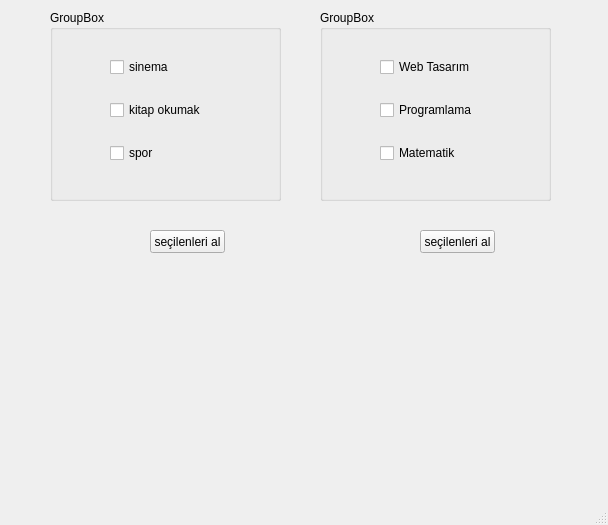
<?xml version="1.0" encoding="UTF-8"?>
<ui version="4.0">
 <class>MainWindow</class>
 <widget class="QMainWindow" name="MainWindow">
  <property name="geometry">
   <rect>
    <x>0</x>
    <y>0</y>
    <width>608</width>
    <height>525</height>
   </rect>
  </property>
  <property name="windowTitle">
   <string>MainWindow</string>
  </property>
  <widget class="QWidget" name="centralwidget">
   <widget class="QPushButton" name="pushButton">
    <property name="geometry">
     <rect>
      <x>150</x>
      <y>230</y>
      <width>75</width>
      <height>23</height>
     </rect>
    </property>
    <property name="text">
     <string>seçilenleri al</string>
    </property>
   </widget>
   <widget class="QLabel" name="lblResultHobiler">
    <property name="geometry">
     <rect>
      <x>120</x>
      <y>290</y>
      <width>141</width>
      <height>91</height>
     </rect>
    </property>
    <property name="text">
     <string/>
    </property>
   </widget>
   <widget class="QGroupBox" name="groupHobiler">
    <property name="geometry">
     <rect>
      <x>50</x>
      <y>10</y>
      <width>231</width>
      <height>191</height>
     </rect>
    </property>
    <property name="title">
     <string>GroupBox</string>
    </property>
    <widget class="QWidget" name="layoutWidget">
     <property name="geometry">
      <rect>
       <x>60</x>
       <y>30</y>
       <width>151</width>
       <height>141</height>
      </rect>
     </property>
     <layout class="QVBoxLayout" name="verticalLayout">
      <item>
       <widget class="QCheckBox" name="cbSinema">
        <property name="text">
         <string>sinema</string>
        </property>
       </widget>
      </item>
      <item>
       <widget class="QCheckBox" name="cbKitapOkumak">
        <property name="text">
         <string>kitap okumak</string>
        </property>
       </widget>
      </item>
      <item>
       <widget class="QCheckBox" name="cbSpor">
        <property name="text">
         <string>spor</string>
        </property>
       </widget>
      </item>
     </layout>
    </widget>
   </widget>
   <widget class="QGroupBox" name="groupDersler">
    <property name="geometry">
     <rect>
      <x>320</x>
      <y>10</y>
      <width>231</width>
      <height>191</height>
     </rect>
    </property>
    <property name="title">
     <string>GroupBox</string>
    </property>
    <widget class="QWidget" name="layoutWidget_2">
     <property name="geometry">
      <rect>
       <x>60</x>
       <y>30</y>
       <width>151</width>
       <height>141</height>
      </rect>
     </property>
     <layout class="QVBoxLayout" name="verticalLayout_2">
      <item>
       <widget class="QCheckBox" name="cbWebTasarm">
        <property name="text">
         <string>Web Tasarım</string>
        </property>
       </widget>
      </item>
      <item>
       <widget class="QCheckBox" name="cbProgramlama">
        <property name="text">
         <string>Programlama</string>
        </property>
       </widget>
      </item>
      <item>
       <widget class="QCheckBox" name="cbMatematik">
        <property name="text">
         <string>Matematik</string>
        </property>
       </widget>
      </item>
     </layout>
    </widget>
   </widget>
   <widget class="QPushButton" name="pushButton_2">
    <property name="geometry">
     <rect>
      <x>420</x>
      <y>230</y>
      <width>75</width>
      <height>23</height>
     </rect>
    </property>
    <property name="text">
     <string>seçilenleri al</string>
    </property>
   </widget>
   <widget class="QLabel" name="lblResultDersler">
    <property name="geometry">
     <rect>
      <x>390</x>
      <y>280</y>
      <width>141</width>
      <height>91</height>
     </rect>
    </property>
    <property name="text">
     <string/>
    </property>
   </widget>
  </widget>
  <widget class="QMenuBar" name="menubar">
   <property name="geometry">
    <rect>
     <x>0</x>
     <y>0</y>
     <width>608</width>
     <height>21</height>
    </rect>
   </property>
  </widget>
  <widget class="QStatusBar" name="statusbar"/>
 </widget>
 <resources/>
 <connections/>
</ui>
